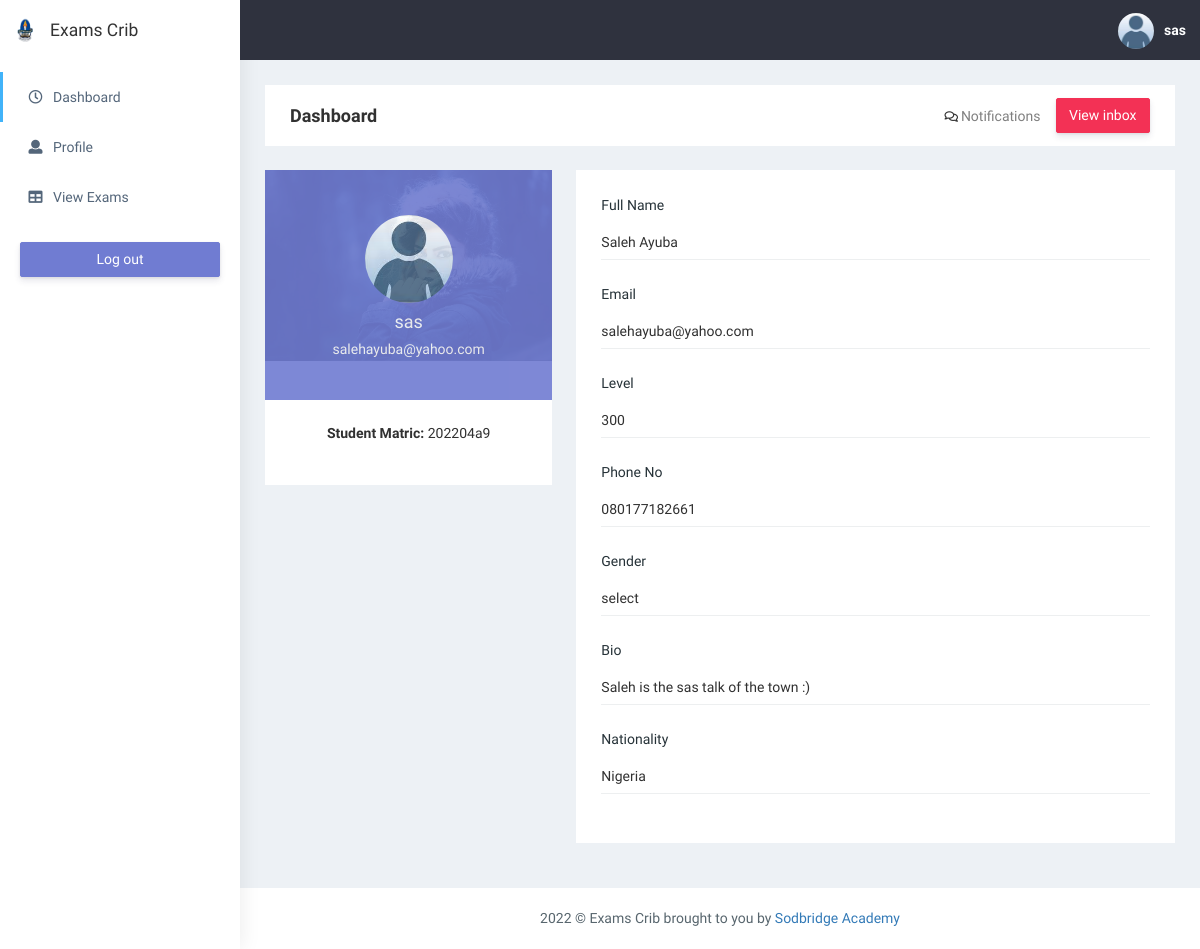
/ (signed in), run on the app's committed database.
### exams/models.py (models this page shows)
class User(AbstractUser):
	account = (
			('select account', 'select account'),
			('student', 'student'),
			('staff', 'staff')
		)
	account_type = models.CharField(max_length=200, choices=account, default='select account')
	email = models.CharField(max_length = 200, blank=True, unique=True)
	first_name = models.CharField(max_length=200, blank=True)
	last_name = models.CharField(max_length=200, blank=True)
	username = models.CharField(max_length = 200, blank=True, unique=True)
	date_created = models.DateTimeField(auto_now_add=True)
	USERNAME_FIELD = 'username'
	REQUIRED_FIELDS = []
	def __str__(self):
		return self.username

### account/models.py (models this page shows, shortened)
class Profile(models.Model):
	gender = (
			('select', 'select'),
			('male', 'male'),
			('female', 'female')
		)
	user = models.OneToOneField(User, related_name='profile', on_delete=models.CASCADE)
	dob = models.DateField(blank=True, null=True)
	bio = models.CharField(max_length=200, blank=True)
	photo = models.ImageField(upload_to='users/%Y/%m/%d', default='media/default.jpeg', blank=True)
	level = models.CharField(max_length=200, blank=True, default=100)
	gender = models.CharField(max_length=100, choices=gender, default='select')
	department = models.CharField(max_length=200, blank=True)
	nationality = models.CharField(max_length=100, blank=True, default='Nigeria')
	phone_no = models.CharField(max_length=100, blank=True)
	matric_no = models.CharField(max_length=100, blank=True, null=True)
	staff_id = models.CharField(max_length=100, blank=True, null=True)
	verified_student = models.BooleanField(default=False)
	verified_staff = models.BooleanField(default=False)
	date_created = models.DateTimeField(auto_now_add=True)

### account/views.py (the view)
# urls.py: path('', views.dashboard, name='dashboard'),
@login_required
def dashboard(request):
	user = request.user
	user_exam = Exam.objects.filter(poster=user).order_by('-exam_date')
	pending_exams = Exam.objects.filter(completed=False)
	pending_exams = pending_exams.count()
	user_exam = user_exam
	print('these are it:', user_exam)
	context = {
		'section':'dashboard',
		'user':user,
		'user_exam':user_exam,
		'pending_exams': pending_exams
		}
	return render(request, 'account/dashboard.html', context)

### account/templates/account/dashboard.html
{% extends 'base.html' %}
{% load static %}
{% load crispy_forms_tags %}
{% block content %}
<div class="page-breadcrumb bg-white mb-4">
    <div class="row align-items-center">
        <div class="col-lg-3 col-md-4 col-sm-4 col-xs-12">
            <h4 class="page-title">Dashboard</h4>
        </div>
        <div class="col-lg-9 col-sm-8 col-md-8 col-xs-12">
            <div class="d-md-flex">
                <ol class="breadcrumb ms-auto">
                    <li><i class="far fa-comments" aria-hidden="true"></i> <a href="#" class="fw-normal">Notifications</a></li>
                </ol>
                <a href="#" target="_blank"
                    class="btn btn-danger  d-none d-md-block pull-right ms-3 hidden-xs hidden-sm waves-effect waves-light text-white">View inbox</a>
            </div>
        </div>
    </div>
</div>
<div class="row">
    <div class="col-lg-4 col-xlg-3 col-md-12">
        <div class="white-box">
            <div class="user-bg"> <img width="100%" alt="user" src="{% static 'plugins/images/large/img1.jpg' %}">
                <div class="overlay-box">
                    <div class="user-content">
                        <a href="{% url  'exams:user_exams' user %}"><img src="{{ user.profile.photo.url }}"
                                class="thumb-lg img-circle" alt="img"></a>
                        <h4 class="text-white mt-2">{{ user.username }}</h4>
                        <h5 class="text-white mt-2">{{ user.email }}</h5>
                    </div>
                </div>
            </div>
            <div class="user-btm-box mt-5 d-md-flex">
                <div class="col-md-12 col-sm-4 text-center">
                    <p>
                        {% if user.account_type == 'student' %}
                        <b>Student Matric: </b><span>{{user.profile.matric_no}}</span>
                        {% else %}
                        <b>Staff ID: </b><span>{{user.profile.staff_id}}</span>
                        {% endif %}
                    </p>
                </div>
            </div>
        </div>
    </div>
                    <div class="col-lg-8 col-xlg-9 col-md-12">
                        <div class="card">
                            <div class="card-body">
                                <form class="form-horizontal form-material">
                                    <div class="form-group mb-4">
                                        <label class="col-md-12 p-0">Full Name</label>
                                        <div class="col-md-12 border-bottom p-0">
                                            <input type="text-muted" value="{{ user.first_name }} {{ user.last_name}} "
                                                class="form-control p-0 border-0"> </div>
                                    </div>
                                    <div class="form-group mb-4">
                                        <label for="example-email" class="col-md-12 p-0">Email</label>
                                        <div class="col-md-12 border-bottom p-0">
                                            <input type="text" value="{{ user.email }}"
                                                class="form-control p-0 border-0" name="example-email"
                                                id="example-email">
                                        </div>
                                    </div>
                                    {% if user.account_type == 'student' %}
                                    <div class="form-group mb-4">
                                        <label class="col-md-12 p-0">Level</label>
                                        <div class="col-md-12 border-bottom p-0">
                                            <input type="text-muted" value="{{user.profile.level}}" class="form-control p-0 border-0">
                                        </div>
                                    </div>
                                    {% endif %}
                                    <div class="form-group mb-4">
                                        <label class="col-md-12 p-0">Phone No</label>
                                        <div class="col-md-12 border-bottom p-0">
                                            <input type="number" value="{{ user.profile.phone_no }}"
                                                class="form-control p-0 border-0">
                                        </div>
                                    </div>
                                    <div class="form-group mb-4">
                                        <label class="col-sm-12">Gender</label>
										<div class="col-md-12 border-bottom p-0">
                                            <input type="text-muted" rows="5" value="{{user.profile.gender}}" class="form-control p-0 border-0">
                                        </div>
                                    </div>
                                    <div class="form-group mb-4">
                                        <label class="col-md-12 p-0">Bio</label>
                                        <div class="col-md-12 border-bottom p-0">
                                            <input type="text-muted" rows="5" value="{{user.profile.bio}}" class="form-control p-0 border-0">
                                        </div>
                                    </div>
                                    <div class="form-group mb-4">
                                        <label class="col-sm-12">Nationality</label>
										<div class="col-md-12 border-bottom p-0">
                                            <input type="text-muted" rows="5" value="{{user.profile.nationality}}" class="form-control p-0 border-0">
                                        </div>
                                    </div>
                                </form>
                            </div>
                        </div>
                    </div>
</div>
{% endblock content %}

### account/templates/base.html (shortened to what this page needs)
{% load static %}
<!DOCTYPE html>
<html dir="ltr" lang="en">
<head>
   <link href="{% static 'css/style.min.css' %}" rel="stylesheet">
</head>
<body>
    <div id="main-wrapper" data-layout="vertical" data-navbarbg="skin5" data-sidebartype="full"
        data-sidebar-position="absolute" data-header-position="absolute" data-boxed-layout="full">
        <header class="topbar" data-navbarbg="skin5">
            <nav class="navbar top-navbar navbar-expand-md navbar-dark">
                <div class="navbar-header" data-logobg="skin6">
                    <a class="navbar-brand" href="{% url 'dashboard' %}">
                        <b class="logo-icon">
                            <img src="{% static 'img/crawford-university-logo.png' %}" style="width:30px; height:30px;" alt="homepage" />
                        </b>
                        <span class="logo-text" style="color:#333">
                            Exams Crib
                        </span>
                    </a>
                </div>
                <div class="navbar-collapse collapse" id="navbarSupportedContent" data-navbarbg="skin5">
                    <ul class="navbar-nav ms-auto d-flex align-items-center">
                        <li>
                            <a class="profile-pic" href="#">
                            <img src="{{ user.profile.photo.url }}" alt="user-img" width="36"
                            class="img-circle"><span class="text-white font-medium">{{user.username}}</span>
                            </a>
                        </li>
                    </ul>
                </div>
            </nav>
        </header>
        <aside class="left-sidebar" data-sidebarbg="skin6">
            <div class="scroll-sidebar">
                <nav class="sidebar-nav">
                    <ul id="sidebarnav">
                        <li class="sidebar-item pt-2">
                            <a class="sidebar-link waves-effect waves-dark sidebar-link" href="{% url 'dashboard' %}"
                                aria-expanded="false">
                                <i class="far fa-clock" aria-hidden="true"></i>
                                <span class="hide-menu">Dashboard</span>
                            </a>
                        </li>
                        <li class="sidebar-item">
                            <a class="sidebar-link waves-effect waves-dark sidebar-link" href="{% url 'edit' %}"
                                aria-expanded="false">
                                <i class="fa fa-user" aria-hidden="true"></i>
                                <span class="hide-menu">Profile</span>
                            </a>
                        </li>
                        <li class="sidebar-item">
                            <a class="sidebar-link waves-effect waves-dark sidebar-link" href="{% url 'exams:exam-list' %}"
                                aria-expanded="false">
                                <i class="fa fa-table" aria-hidden="true"></i>
                                <span class="hide-menu">View Exams</span>
                            </a>
                        </li>
                        <li class="text-center p-20 upgrade-btn">
                            <a href="{% url 'logout' %}"
                                class="btn d-grid btn-primary text-white" target="">
                                Log out</a>
                        </li>
                    </ul>
                </nav>
            </div>
        </aside>
        <div class="page-wrapper" style="min-height:">
            <div class="container-fluid">
            {% block content %}{% endblock content %}
            </div>
            <footer class="footer text-center"> 2022 © Exams Crib brought to you by <a
                    href="https://sodbridgeacademy.com" target="_blank" >Sodbridge Academy</a>
            </footer>
        </div>
    </div>
</body>
</html>

### data on the page
User: profile.photo (placeholder picture), username "sas", email "salehayuba@yahoo.com", profile.matric_no "202204a9", first_name "Saleh Ayuba", example-email "salehayuba@yahoo.com", profile.level "300", profile.phone_no "080177182661", profile.gender "select", profile.bio "Saleh is the sas talk of the town :)", profile.nationality "Nigeria"
